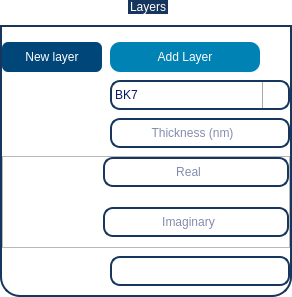
                   <widget class="QGroupBox" name="gb_layers">
                    <property name="sizePolicy">
                     <sizepolicy hsizetype="Preferred" vsizetype="Preferred">
                      <horstretch>0</horstretch>
                      <verstretch>0</verstretch>
                     </sizepolicy>
                    </property>
                    <property name="styleSheet">
                     <string notr="true">
QGroupBox  {
	font: 14pt &quot;Ubuntu&quot;;
	background-color: rgba(255, 255, 255,70);
    border: 2px solid;
    border-color: #FF17365D;
    margin-top: 25px;
	margin-bottom: 0px;
    border-bottom-left-radius: 20px;
	border-bottom-right-radius: 20px;
}

QGroupBox::title  {
    subcontrol-origin: margin;
    subcontrol-position: top center;
    padding: 5px 8000px 5px 8000px;
    background-color: #FF17365D;
    color: rgb(255, 255, 255);
}
</string>
                    </property>
                    <property name="title">
                     <string>Layers</string>
                    </property>
                    <layout class="QGridLayout" name="gridLayout_2">
                     <property name="leftMargin">
                      <number>0</number>
                     </property>
                     <property name="topMargin">
                      <number>15</number>
                     </property>
                     <property name="rightMargin">
                      <number>0</number>
                     </property>
                     <property name="bottomMargin">
                      <number>9</number>
                     </property>
                     <property name="spacing">
                      <number>8</number>
                     </property>
                     <item row="0" column="0">
                      <widget class="QPushButton" name="btn_new_layer">
                       <property name="minimumSize">
                        <size>
                         <width>100</width>
                         <height>30</height>
                        </size>
                       </property>
                       <property name="maximumSize">
                        <size>
                         <width>150</width>
                         <height>16777215</height>
                        </size>
                       </property>
                       <property name="styleSheet">
                        <string notr="true">QPushButton{
		font: 400 11pt &quot;Ubuntu&quot;;
	color: rgb(255, 255,255);
	background-color: rgb(0, 70, 120);
	border-radius:6px;
}

QPushButton:hover{
	background: rgb(0, 0, 255);
	width: 40;
	height: 35;
}</string>
                       </property>
                       <property name="text">
                        <string>New layer</string>
                       </property>
                      </widget>
                     </item>
                     <item row="0" column="1">
                      <widget class="QPushButton" name="btn_add_layer">
                       <property name="minimumSize">
                        <size>
                         <width>100</width>
                         <height>30</height>
                        </size>
                       </property>
                       <property name="maximumSize">
                        <size>
                         <width>150</width>
                         <height>16777215</height>
                        </size>
                       </property>
                       <property name="styleSheet">
                        <string notr="true">QPushButton{
	font: 400 11pt &quot;Ubuntu&quot;;
	color: rgb(255, 255,255);
	background-color: rgb(0, 130, 180);
	border-color: rgb(0, 100, 130);
	border-width: 2px;
	border-radius:10px;
}

QPushButton:hover{
	background-color: rgb(00, 140, 70);
	border-color: rgb(0, 120, 40);
	width: 40;
	height: 35;
}</string>
                       </property>
                       <property name="text">
                        <string>Add Layer</string>
                       </property>
                      </widget>
                     </item>
                     <item row="1" column="0">
                      <widget class="QLabel" name="label_11">
                       <property name="styleSheet">
                        <string notr="true">font: 14pt &quot;Ubuntu&quot;;</string>
                       </property>
                       <property name="text">
                        <string>&lt;html&gt;&lt;head/&gt;&lt;body&gt;&lt;p&gt;&lt;span style=&quot; color:#ffffff;&quot;&gt;Material:&lt;/span&gt;&lt;/p&gt;&lt;/body&gt;&lt;/html&gt;</string>
                       </property>
                      </widget>
                     </item>
                     <item row="1" column="1">
                      <widget class="QComboBox" name="cbox_material">
                       <property name="minimumSize">
                        <size>
                         <width>0</width>
                         <height>30</height>
                        </size>
                       </property>
                       <property name="maximumSize">
                        <size>
                         <width>180</width>
                         <height>16777215</height>
                        </size>
                       </property>
                       <property name="cursor">
                        <cursorShape>PointingHandCursor</cursorShape>
                       </property>
                       <property name="styleSheet">
                        <string notr="true">QComboBox::drop-down {
    width: 25;
    border-left-width: 1px;
    border-left-color: darkgray;
    border-left-style: solid; /* just a single line */
    border-top-right-radius: 3px; /* same radius as the QComboBox */
    border-bottom-right-radius: 3px;
}

QComboBox
{
 padding: 1px 18px 1px 3px;
color: rgb(10, 25, 90);
font: 700 12pt &quot;Ubuntu&quot;;
 border: 2px solid;
border-color: #FF17365D;
background-color: rgba(255, 255, 255,210);
border-radius:10px;
}
QComboBox::down-arrow { /* shift the arrow when popup is open */
    top: 1px;
	image: url(:/icons/icons/arrow-down.png);
    left: 1px;
}</string>
                       </property>
                       <property name="maxVisibleItems">
                        <number>6</number>
                       </property>
                       <item>
                        <property name="text">
                         <string>BK7</string>
                        </property>
                       </item>
                       <item>
                        <property name="text">
                         <string>Silic</string>
                        </property>
                       </item>
                       <item>
                        <property name="text">
                         <string>N-F2</string>
                        </property>
                       </item>
                       <item>
                        <property name="text">
                         <string>Synthetic sapphire(Al2O3)</string>
                        </property>
                       </item>
                       <item>
                        <property name="text">
                         <string>SF10</string>
                        </property>
                       </item>
                       <item>
                        <property name="text">
                         <string>FK51A</string>
                        </property>
                       </item>
                       <item>
                        <property name="text">
                         <string>N-SF14</string>
                        </property>
                       </item>
                       <item>
                        <property name="text">
                         <string>Acrylic SUVT</string>
                        </property>
                       </item>
                       <item>
                        <property name="text">
                         <string>PVA</string>
                        </property>
                       </item>
                       <item>
                        <property name="text">
                         <string>Glycerin</string>
                        </property>
                       </item>
                       <item>
                        <property name="text">
                         <string>Quartz</string>
                        </property>
                       </item>
                       <item>
                        <property name="text">
                         <string>Gold</string>
                        </property>
                       </item>
                       <item>
                        <property name="text">
                         <string>Silver</string>
                        </property>
                       </item>
                       <item>
                        <property name="text">
                         <string>Copper</string>
                        </property>
                       </item>
                       <item>
                        <property name="text">
                         <string>P3HT:PC61BM</string>
                        </property>
                       </item>
                       <item>
                        <property name="text">
                         <string>PEDOT:PSS</string>
                        </property>
                       </item>
                       <item>
                        <property name="text">
                         <string>2D HOIP</string>
                        </property>
                       </item>
                       <item>
                        <property name="text">
                         <string>TiO2</string>
                        </property>
                       </item>
                       <item>
                        <property name="text">
                         <string>ZnO</string>
                        </property>
                       </item>
                      <item>
                       <property name="text">
                        <string>ITO</string>
                       </property>
                      </item>
                      <item>
                       <property name="text">
                        <string>Silicon</string>
                       </property>
                      </item>
                      <item>
                       <property name="text">
                        <string>SWCNT</string>
                       </property>
                      </item>
                       <item>
                        <property name="text">
                         <string>Water (RI = 1.33)</string>
                        </property>
                       </item>
                       <item>
                        <property name="text">
                         <string>Air</string>
                        </property>
                       </item>
                       <item>
                        <property name="text">
                         <string>LiF</string>
                        </property>
                       </item>
                       <item>
                        <property name="text">
                         <string>Cytop</string>
                        </property>
                       </item>
                       <item>
                        <property name="text">
                         <string>Custom</string>
                        </property>
                       </item>
                      </widget>
                     </item>
                     <item row="2" column="0">
                      <widget class="QLabel" name="label_12">
                       <property name="styleSheet">
                        <string notr="true">font: 14pt &quot;Ubuntu&quot;;</string>
                       </property>
                       <property name="text">
                        <string>&lt;html&gt;&lt;head/&gt;&lt;body&gt;&lt;p&gt;&lt;span style=&quot; color:#ffffff;&quot;&gt;Thickness:&lt;/span&gt;&lt;/p&gt;&lt;/body&gt;&lt;/html&gt;</string>
                       </property>
                      </widget>
                     </item>
                     <item row="2" column="1">
                      <widget class="QLineEdit" name="thickness">
                       <property name="enabled">
                        <bool>false</bool>
                       </property>
                       <property name="minimumSize">
                        <size>
                         <width>0</width>
                         <height>30</height>
                        </size>
                       </property>
                       <property name="maximumSize">
                        <size>
                         <width>180</width>
                         <height>16777215</height>
                        </size>
                       </property>
                       <property name="styleSheet">
                        <string notr="true"> padding: 1px 18px 1px 3px;
color: rgb(10, 25, 90);
font: 700 12pt &quot;Ubuntu&quot;;
 border: 2px solid;
border-color: #FF17365D;
background-color: rgba(255, 255, 255,210);
border-radius:10px;</string>
                       </property>
                       <property name="alignment">
                        <set>Qt::AlignCenter</set>
                       </property>
                       <property name="placeholderText">
                        <string>Thickness (nm)</string>
                       </property>
                      </widget>
                     </item>
                     <item row="3" column="0" colspan="2">
                      <widget class="QFrame" name="frame_refractive_index">
                       <property name="frameShape">
                        <enum>QFrame::StyledPanel</enum>
                       </property>
                       <property name="frameShadow">
                        <enum>QFrame::Raised</enum>
                       </property>
                       <layout class="QGridLayout" name="gridLayout_3">
                        <property name="leftMargin">
                         <number>0</number>
                        </property>
                        <property name="topMargin">
                         <number>0</number>
                        </property>
                        <property name="rightMargin">
                         <number>0</number>
                        </property>
                        <property name="bottomMargin">
                         <number>10</number>
                        </property>
                        <property name="spacing">
                         <number>20</number>
                        </property>
                        <item row="3" column="0">
                         <widget class="QLabel" name="label_9">
                          <property name="styleSheet">
                           <string notr="true">font:14pt &quot;Ubuntu&quot;;</string>
                          </property>
                          <property name="text">
                           <string>&lt;html&gt;&lt;head/&gt;&lt;body&gt;&lt;p&gt;&lt;span style=&quot; color:#ffffff;&quot;&gt;Imaginary part:&lt;/span&gt;&lt;/p&gt;&lt;/body&gt;&lt;/html&gt;</string>
                          </property>
                         </widget>
                        </item>
                        <item row="3" column="1">
                         <widget class="QLineEdit" name="imaginary_part_index">
                          <property name="minimumSize">
                           <size>
                            <width>0</width>
                            <height>30</height>
                           </size>
                          </property>
                          <property name="styleSheet">
                           <string notr="true"> padding: 1px 18px 1px 3px;
color: rgb(10, 25, 90);
font: 700 12pt &quot;Ubuntu&quot;;
 border: 2px solid;
border-color: #FF17365D;
background-color: rgba(255, 255, 255,210);
border-radius:10px;</string>
                          </property>
                          <property name="alignment">
                           <set>Qt::AlignCenter</set>
                          </property>
                          <property name="placeholderText">
                           <string>Imaginary</string>
                          </property>
                         </widget>
                        </item>
                        <item row="0" column="0">
                         <widget class="QLabel" name="label_7">
                          <property name="styleSheet">
                           <string notr="true">font:14pt &quot;Ubuntu&quot;;</string>
                          </property>
                          <property name="text">
                           <string>&lt;html&gt;&lt;head/&gt;&lt;body&gt;&lt;p&gt;&lt;span style=&quot; color:#ffffff;&quot;&gt;Real part:&lt;/span&gt;&lt;/p&gt;&lt;/body&gt;&lt;/html&gt;</string>
                          </property>
                         </widget>
                        </item>
                        <item row="0" column="1">
                         <widget class="QLineEdit" name="real_part_index">
                          <property name="minimumSize">
                           <size>
                            <width>0</width>
                            <height>30</height>
                           </size>
                          </property>
                          <property name="styleSheet">
                           <string notr="true"> padding: 1px 18px 1px 3px;
color: rgb(10, 25, 90);
font: 700 12pt &quot;Ubuntu&quot;;
 border: 2px solid;
border-color: #FF17365D;
background-color: rgba(255, 255, 255,210);
border-radius:10px;</string>
                          </property>
                          <property name="alignment">
                           <set>Qt::AlignCenter</set>
                          </property>
                          <property name="placeholderText">
                           <string>Real</string>
                          </property>
                         </widget>
                        </item>
                       </layout>
                      </widget>
                     </item>
                     <item row="4" column="0">
                      <widget class="QLabel" name="label_description">
                       <property name="styleSheet">
                        <string notr="true">font: 14pt &quot;Ubuntu&quot;;</string>
                       </property>
                       <property name="text">
                        <string>&lt;html&gt;&lt;head/&gt;&lt;body&gt;&lt;p&gt;&lt;span style=&quot; color:#ffffff;&quot;&gt;Description:&lt;/span&gt;&lt;/p&gt;&lt;/body&gt;&lt;/html&gt;</string>
                       </property>
                      </widget>
                     </item>
                     <item row="4" column="1">
                      <widget class="QLineEdit" name="description">
                       <property name="enabled">
                        <bool>false</bool>
                       </property>
                       <property name="minimumSize">
                        <size>
                         <width>0</width>
                         <height>30</height>
                        </size>
                       </property>
                       <property name="maximumSize">
                        <size>
                         <width>180</width>
                         <height>16777215</height>
                        </size>
                       </property>
                       <property name="styleSheet">
                        <string notr="true"> padding: 1px 18px 1px 3px;
color: rgb(10, 25, 90);
font: 700 12pt &quot;Ubuntu&quot;;
 border: 2px solid;
border-color: #FF17365D;
background-color: rgba(255, 255, 255,210);
border-radius:10px;</string>
                       </property>
                       <property name="alignment">
                        <set>Qt::AlignCenter</set>
                       </property>
                      </widget>
                     </item>
                    </layout>
                   </widget>
